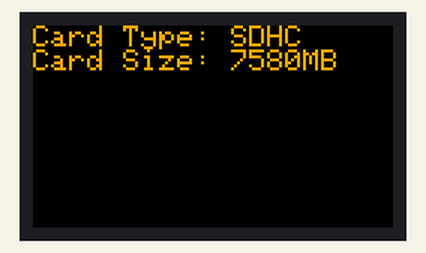
This sketch was run on a simulated ESP32. Parts: 240×135 colour display. Storage starts empty.

Above: at 0.2 s.

The sketch:

SDCardTest.ino
```cpp
#include <M5StickCPlus.h>
#include "SD.h"

/*
SD Card Reader Pin Connection Table:
StickCPlus Header - SPI SD Card
            3v3   -   3v3
            GND   -   GND
             G0   -   CLK
        G36/G25   -   MISO
            G26   -   MOSI
                  -   CS (jumper to SD Card GND Pin)

Credit: https://lang-ship.com/reference/unofficial/M5StickC/Device/SPI/SD/
*/

SPIClass SPI_EXT;
enum { spi_sck = 0, spi_miso = 36, spi_mosi = 26, spi_ss = -1 };

void setup()
{
  M5.begin();
  M5.Lcd.setRotation(3);
  M5.Lcd.setTextSize(2);
  M5.Lcd.setTextColor(ORANGE, BLACK);

  SPI_EXT.begin(spi_sck, spi_miso, spi_mosi, spi_ss);

  if (!SD.begin(spi_ss, SPI_EXT)) {
    M5.Lcd.println("Card Mount Failed");
    return;
  }

  uint8_t cardType = SD.cardType();
  if (cardType == CARD_NONE) {
    M5.Lcd.println("No SD Card");
    return;
  }

  M5.Lcd.print("Card Type: ");
  if (cardType == CARD_MMC) {
    M5.Lcd.println("MMC");
  } else if (cardType == CARD_SD) {
    M5.Lcd.println("SDSC");
  } else if (cardType == CARD_SDHC) {
    M5.Lcd.println("SDHC");
  } else {
    M5.Lcd.println("UNKNOWN");
  }

  uint64_t cardSize = SD.cardSize() / (1024 * 1024);
  M5.Lcd.printf("Card Size: %lluMB\n", cardSize);
}

void loop() {
}
```
